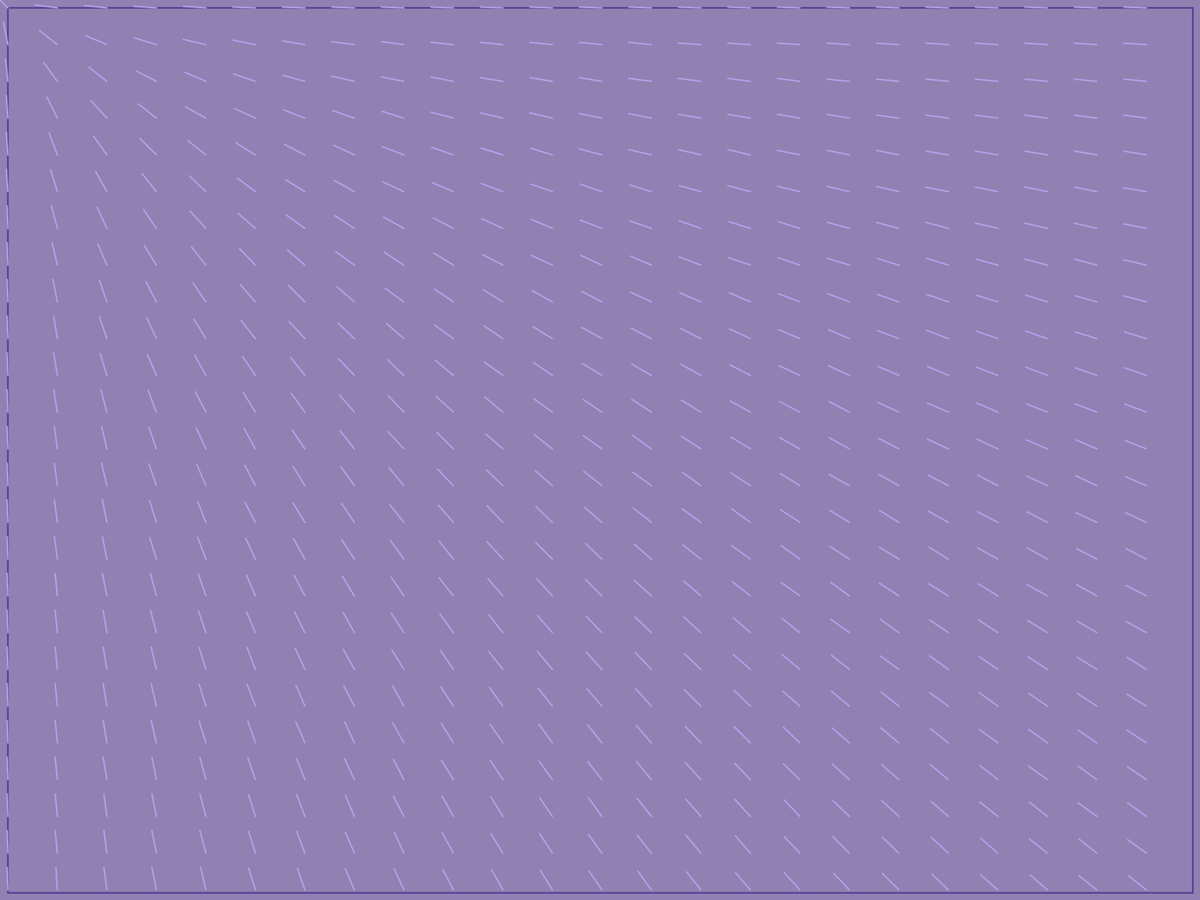
Frame 1 (no input)
Frame 60 (the mouse pressed at the canvas centre just before this capture): identical to frame 1, image omitted
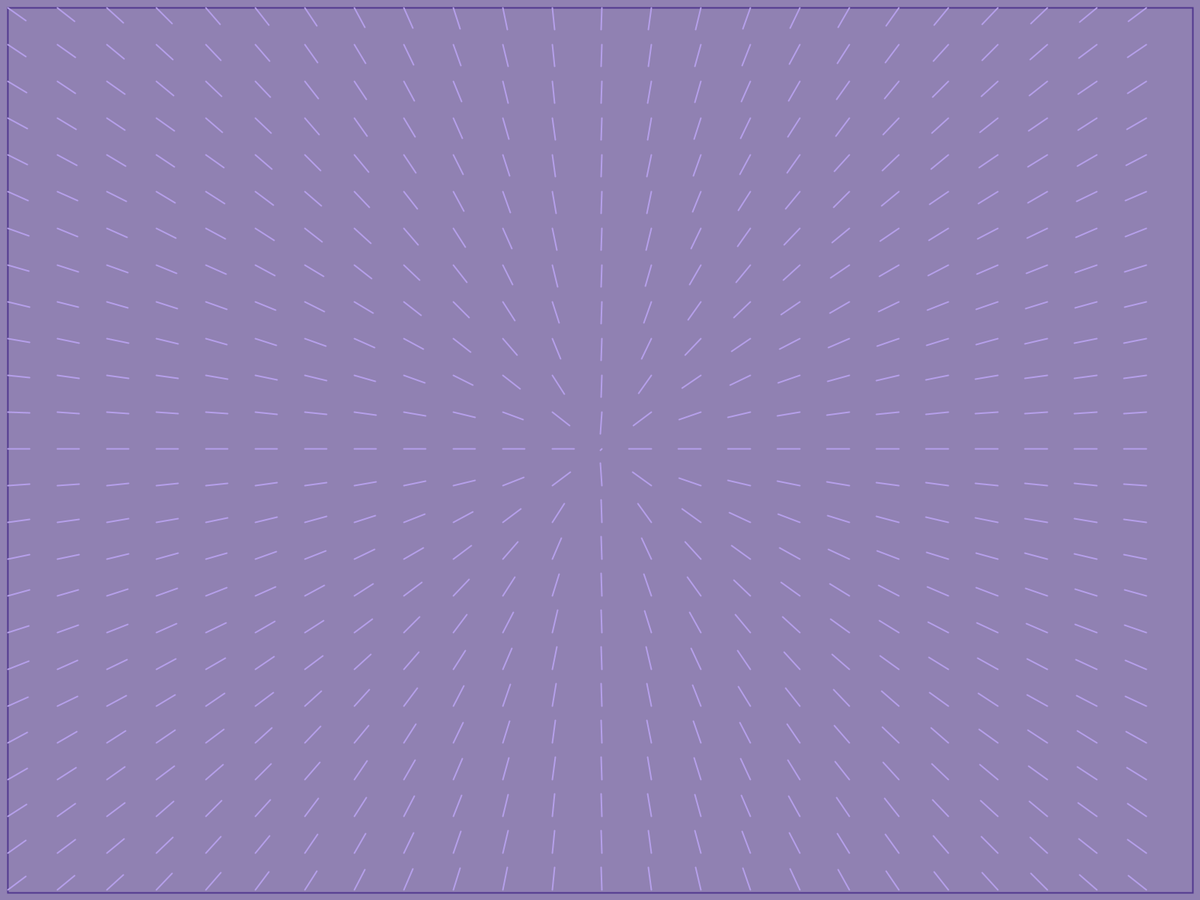
Frame 120 (the mouse held since frame 60 and released just before this capture)

The Processing sketch that drew these frames (run headless with seeded random() and noise(); from frame 60 on, the mouse is pressed at the canvas centre):

// Processing sketch: Field
// ── Field.pde
ArrayList<Stick> sticks;

int amount = 24;
float limit = 30;
boolean lim = false;

void setup() {
  fullScreen();
  noFill();
  smooth();
  strokeWeight(2);
  sticks = new ArrayList<Stick>();
  for(float x = 10; x <= width - 10; x += (width - 10) / amount) {
    for(float y = 10; y <= height - 10; y += (height - 10) / amount) {
      sticks.add(new Stick(x, y, limit));
    }
  }
}

void draw() {
  background(144, 129, 178);
  
  stroke(81, 56, 142);
  rect(10, 10, width - 20, height - 20);
  
  stroke(#B59FEA);
  sticks.forEach(stick -> {
    stick.setAim(mouseX, mouseY, lim);
    stick.show();
  });
}

// ── Stick.pde
class Stick {
  PVector pos, aim;
  float lim;
  
  Stick(float x, float y, float lim) {
    this.pos = new PVector(x, y);
    this.aim = PVector.random2D();
    this.lim = lim;
  }
  
  void show() {
    push();
    translate(this.pos.x, this.pos.y);
    line(0, 0, this.aim.x, this.aim.y);
    pop();
  }
  
  void setAim(float x, float y, boolean setMag) {
    PVector newPos = PVector.sub(new PVector(x, y), this.pos).limit(this.lim);
    if(setMag) newPos.setMag(this.lim);
    this.aim.set(newPos);
  }
}
